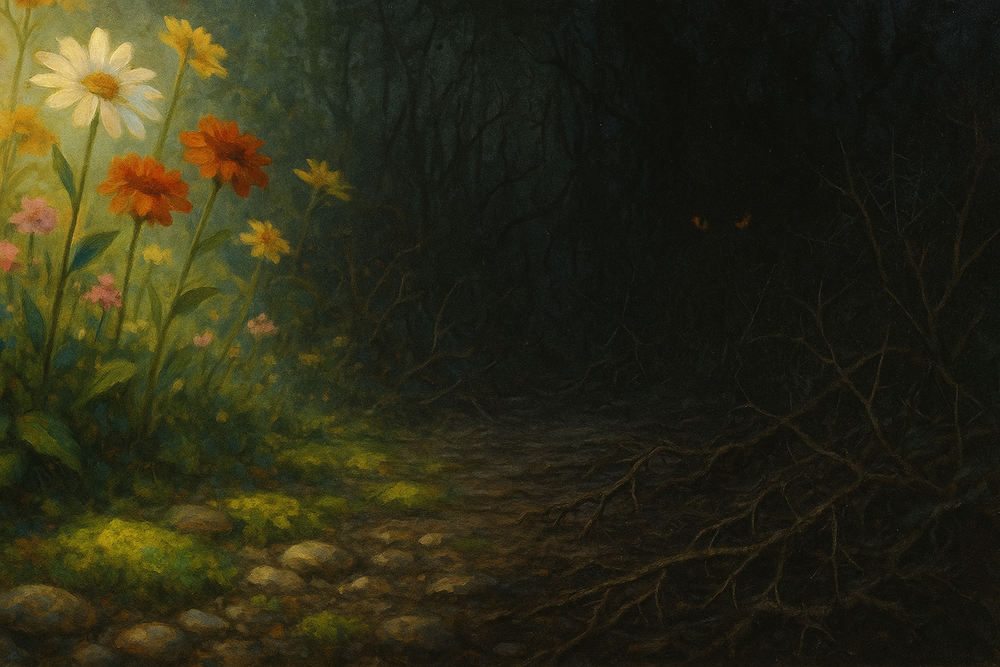
#> input picture assets/art/bg-battle.png, 1000 x 667 px, shrunk from 1536 x 1024 before the run
$ python art-redden.py ../assets/art/bg-battle.png
#> lines starting #> are read from the running program, lines starting #| are printed output that depends on the picture
"""Keep exactly one amber cluster per frame - the eye - and push any other amber to red.

The renderer's eye-glow finder (src/render/battle/textures.ts findGlowPoints) places a glow on
every amber cluster it sees (up to two), so a wound highlight that reads amber gets a glow on
the flank. This keeps the leftmost cluster (the head faces left on every side-profile sprite)
and drops the green channel of the rest so they read red. Run after art:poses / art:video,
before art:optimize:

    python3 tools/art-redden.py assets/art/enemy-possum-mutant-*.png

Python 3 with Pillow (`python3` on the owner's machine). Worth porting into art-poses.mjs.
"""
import sys
from PIL import Image

def amber(r, g, b, a):
    return a > 200 and r > 170 and 80 < g < 210 and b < 100 and r - b > 110

def clusters(px, w, h, cell):
    cols, rows = -(-w // cell), -(-h // cell)
    hits = {}
    for y in range(h):
        for x in range(w):
            if amber(*px[x, y]):
                k = (y // cell) * cols + (x // cell)
                e = hits.setdefault(k, [0, 0, 0, set()])
                e[0] += 1; e[1] += x; e[2] += y; e[3].add(k)
    seen, out = set(), []
    for k in list(hits):
        if k in seen:
            continue
        stack, n, sx, sy, cells = [k], 0, 0, 0, set()
        while stack:
            c = stack.pop()
            if c in seen or c not in hits:
                continue
            seen.add(c); e = hits[c]; n += e[0]; sx += e[1]; sy += e[2]; cells.add(c)
            cx, cy = c % cols, c // cols
            for dx, dy in ((1, 0), (-1, 0), (0, 1), (0, -1)):
                nx, ny = cx + dx, cy + dy
                if 0 <= nx < cols and 0 <= ny < rows:
                    stack.append(ny * cols + nx)
        out.append({"n": n, "u": sx / n / w, "v": sy / n / h, "cells": cells})
    return out, cols

for path in sys.argv[1:]:
    im = Image.open(path).convert("RGBA")
    w, h = im.size
#> w = 1000; h = 667
    px = im.load()
    cell = 16  # ~8 px at the finder's 512 px scale
    found, cols = clusters(px, w, h, cell)
#> found = 13 items; cols = 63
    # the finder ignores clusters under 6 px at 512 wide; at full res that is ~6*(w/512)^2
    big = [c for c in found if c["n"] >= 6 * (w / 512) ** 2]
#> big = 8 items
    if len(big) <= 1:
        print(f"{path}: {len(big)} cluster, nothing to do")
        continue
    eye = min(big, key=lambda c: c["u"])
#> eye = 4 items
    others = [c for c in big if c is not eye]
#> others = 7 items
    kill = set().union(*(c["cells"] for c in others))
#> kill = 126 items
    n = 0
    for y in range(h):
        for x in range(w):
            if (y // cell) * cols + (x // cell) in kill:
                r, g, b, a = px[x, y]
                if amber(r, g, b, a):
                    px[x, y] = (r, min(g, 70), b, a)  # amber -> red; wounds read red, never amber
                    n += 1
#> after the loop, n = 4525
    im.save(path)
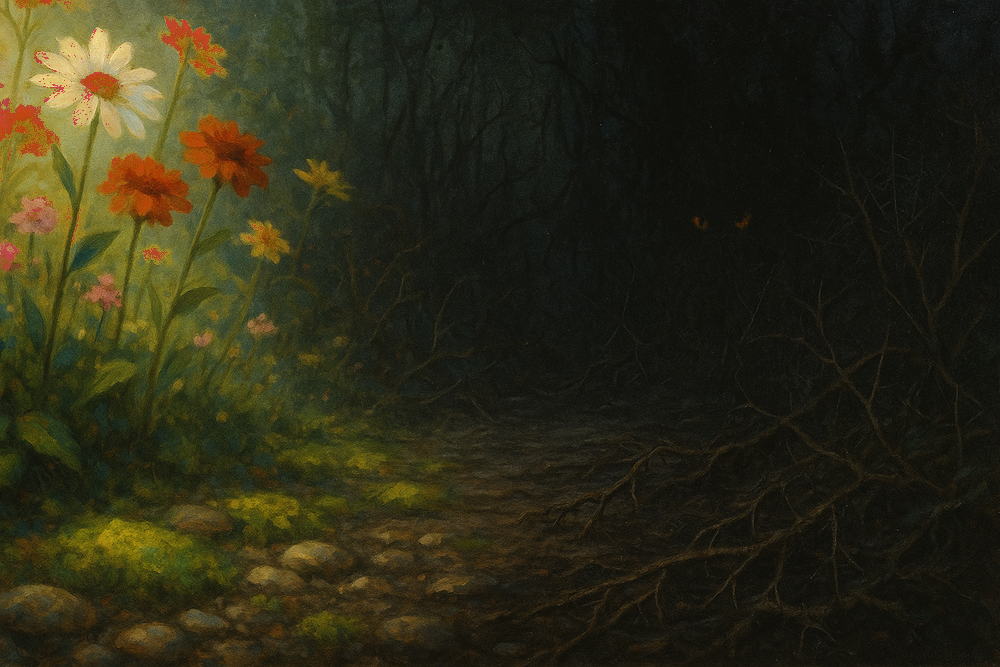
#> saved as bg-battle.png: PIL image 1000x667 RGBA; mean R, G, B, A 44.5, 42.2, 22.6, 255
    print(f"{path}: kept the eye at ({eye['u']:.3f},{eye['v']:.3f}), reddened {n} px in {len(others)} other cluster(s)")
#| ../assets/art/bg-battle.png: kept the eye at (0.003,0.073), reddened 4525 px in 7 other cluster(s)
